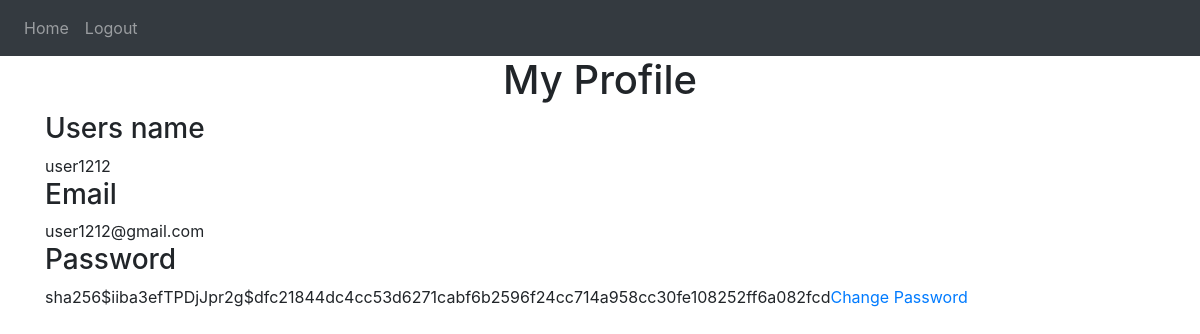
Page /my_profile (signed in) on the committed database.
### website/models.py (models this page shows)
class User(db.Model, UserMixin):
    id = db.Column(db.Integer, primary_key=True)
    email = db.Column(db.String(150), unique=True)
    password = db.Column(db.String(150))
    first_name = db.Column(db.String(150))
    accounts = db.relationship('Account')
    notifications = db.relationship("Notification")
    transactions = db.relationship("Transaction")

### website/views.py (the view)
@views.route("/my_profile", methods=["GET", "POST"])
@login_required
def my_profile():
    id_surcolega = current_user.get_id()
    id = int(id_surcolega)
    info = User.query.filter_by(id=id).first()
    first_name = info.first_name
    email = info.email
    password = info.password
    return render_template("my_profile.html", user=current_user, info=info, first_name=first_name, email=email, password=password)

### website/__init__.py (called while the page is built)
def create_app():
    app = Flask(__name__)
    app.config["SECRET_KEY"] = "sagasgasd"
    app.config["SQLALCHEMY_DATABASE_URI"] = f"sqlite:///{DB_NAME}"
    db.init_app(app)
    from .views import views
    from .auth import auth
    app.register_blueprint(views, url_prefix="/")
    app.register_blueprint(auth, url_prefix="/")
    from .models import User, Account
    login_manager = LoginManager()
    login_manager.login_view = "auth.login"
    login_manager.init_app(app)
    @login_manager.user_loader
    def load_user(id):
        return User.query.get(int(id))
    with app.app_context():
        print("Database created")
        db.create_all()
    return app

### website/templates/my_profile.html
{% extends "base.html" %} {% block title %}My Accounts{% endblock %} {% block content %}
<h1 align="center">My Profile</h1>
<h3>Users name</h3>{{first_name}}
<h3>Email</h3>{{email}}
<h3>Password</h3>{{password}}<a href="{{ url_for('views.change_password')}}">Change Password</a>
{% endblock %}

### rows in the picture
User: first_name "user1212", email "user1212@gmail.com", password "sha256$iiba3efTPDjJpr2g$dfc21844dc4cc53d6271cabf6b2596f24cc714a958cc30fe108252ff6a082fcd"
